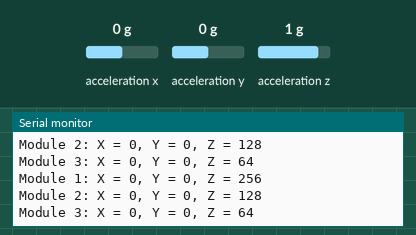
This sketch was run on a simulated Arduino Uno, built with avr-gcc and run on an emulated ATmega328P. On the bench: the last lines printed to the serial monitor. Inputs (shaded band) come from the test bench; at power-on: acceleration x 0 g, acceleration y 0 g, acceleration z 1 g.

Above: at 1.3 s.
1.4 s: acceleration x set to -1.4 g
At 2.08 s:
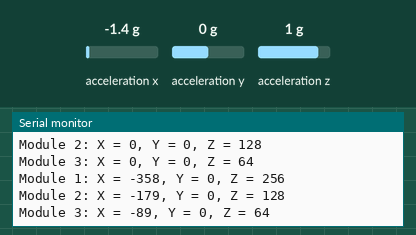
4.5 s: acceleration y set to -1.4 g
At 5.37 s:
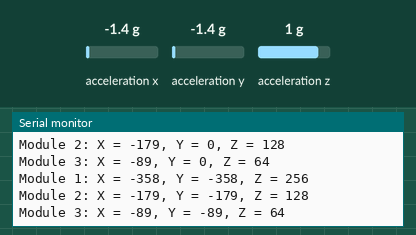
6.0 s: acceleration z set to -1.4 g
At 6.48 s:
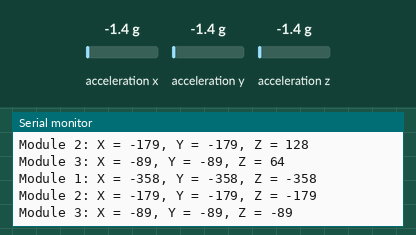
7.5 s: acceleration x set to 0 g
At 8.14 s:
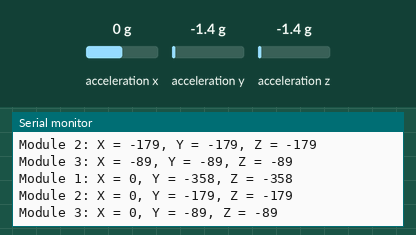
Timing chart, 0 to 10.5 s (numbered marks = the images above; inputs shaded):
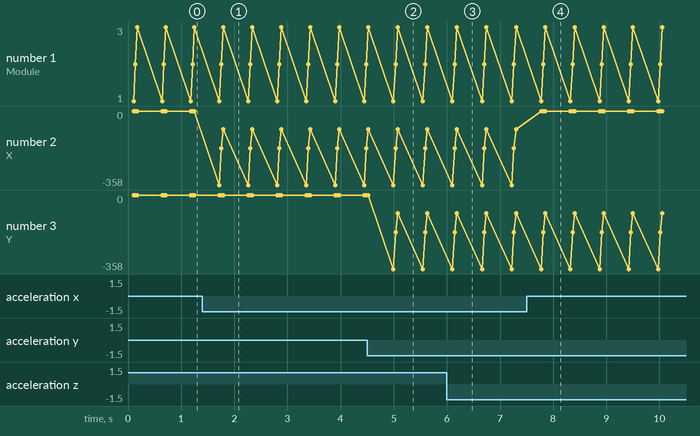

The sketch:

multipleacc_spi_3acc.ino
```cpp
#include <SPI.h>
#include <SparkFun_ADXL345.h>

// Constants for SPI communication
const int CS_PIN1 = 10; // Chip Select (CS) pin for ADXL345 module 1
const int CS_PIN2 = 9;  // Chip Select (CS) pin for ADXL345 module 2
const int CS_PIN3 = 8;  // Chip Select (CS) pin for ADXL345 module 3

// Create instances for ADXL345 modules
ADXL345 adxl1(CS_PIN1);
ADXL345 adxl2(CS_PIN2);
ADXL345 adxl3(CS_PIN3);

void setup() {
  Serial.begin(9600);
  Serial.println("SparkFun ADXL345 Accelerometer Example");

  // Initialize SPI communication
  SPI.begin();

  // Power on ADXL345 modules
  adxl1.powerOn();
  adxl2.powerOn();
  adxl3.powerOn();

  // Configure ADXL345 settings for module 1
  adxl1.setRangeSetting(2); // +/- 2g range

  // Configure ADXL345 settings for module 2
  adxl2.setRangeSetting(4); // +/- 4g range

  // Configure ADXL345 settings for module 3
  adxl3.setRangeSetting(8); // +/- 8g range

  // Other configuration settings can be applied similarly for each module

  delay(100);
}

void loop() {
  // Read accelerometer values from module 1
  int x1, y1, z1;
  adxl1.readAccel(&x1, &y1, &z1);

  // Read accelerometer values from module 2
  int x2, y2, z2;
  adxl2.readAccel(&x2, &y2, &z2);

  // Read accelerometer values from module 3
  int x3, y3, z3;
  adxl3.readAccel(&x3, &y3, &z3);

  // Output results to serial
  Serial.print("Module 1: ");
  Serial.print("X = "); Serial.print(x1);
  Serial.print(", Y = "); Serial.print(y1);
  Serial.print(", Z = "); Serial.println(z1);

  Serial.print("Module 2: ");
  Serial.print("X = "); Serial.print(x2);
  Serial.print(", Y = "); Serial.print(y2);
  Serial.print(", Z = "); Serial.println(z2);

  Serial.print("Module 3: ");
  Serial.print("X = "); Serial.print(x3);
  Serial.print(", Y = "); Serial.print(y3);
  Serial.print(", Z = "); Serial.println(z3);

  delay(500); // Adjust delay as needed
}
```

Measured:
- after the input at 1.4 s, the serial monitor: prints a new line after 0.32 s (image 1)
- after the input at 4.5 s, the serial monitor: prints a new line after 0.49 s (image 2)
- after the input at 6.0 s, the serial monitor: prints a new line after 0.10 s (image 3)
- after the input at 7.5 s, the serial monitor: prints a new line after 0.28 s (image 4)
- plotted number 2: 0 → -179 after the input at 1.4 s
